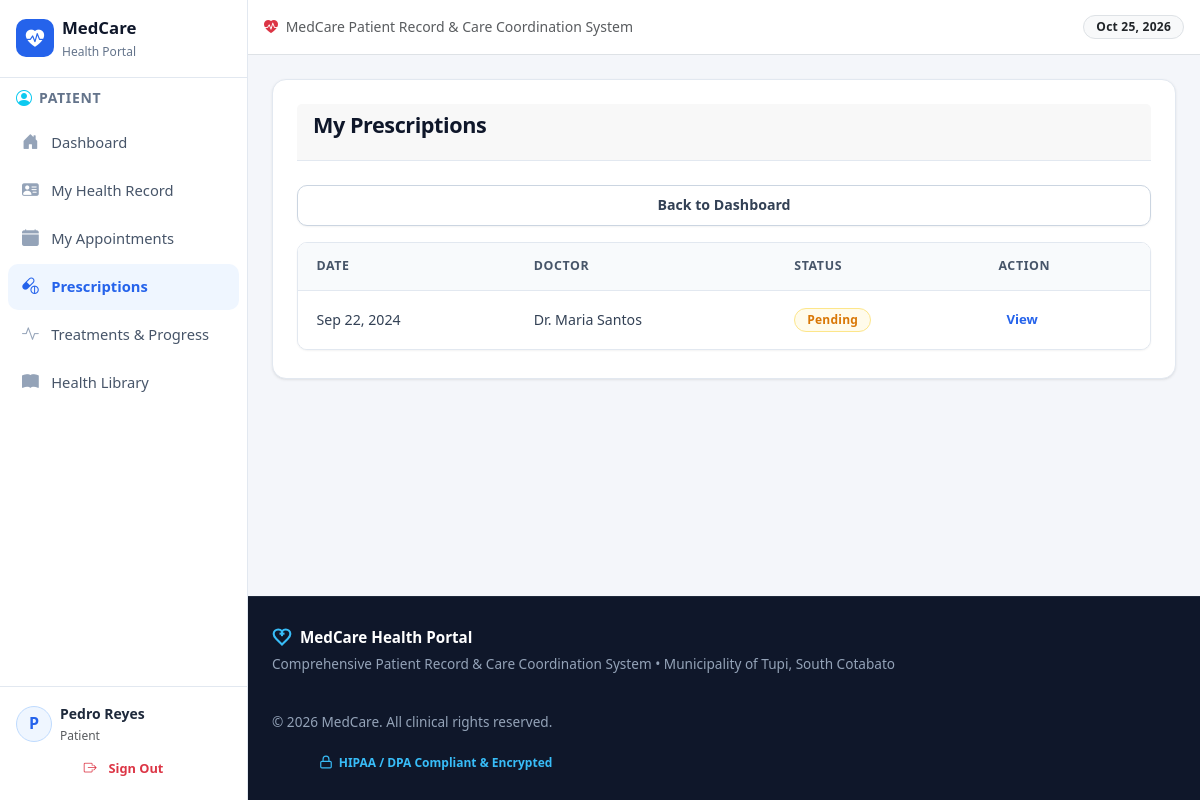
The app's page /pages/patient/prescriptions.php (signed in) with its own data.
### tables this page shows
CREATE TABLE IF NOT EXISTS `prescriptions` (
  `prescription_id` int NOT NULL AUTO_INCREMENT,
  `consultation_id` int NOT NULL,
  `patient_id` int NOT NULL,
  `doctor_id` int NOT NULL,
  `prescription_date` timestamp NULL DEFAULT CURRENT_TIMESTAMP,
  `status` enum('pending','dispensed','cancelled') DEFAULT 'pending',
  `notes` text,
  `created_at` timestamp NULL DEFAULT CURRENT_TIMESTAMP,
  `updated_at` timestamp NULL DEFAULT CURRENT_TIMESTAMP ON UPDATE CURRENT_TIMESTAMP,
  PRIMARY KEY (`prescription_id`),
  KEY `consultation_id` (`consultation_id`),
  KEY `doctor_id` (`doctor_id`),
  KEY `idx_patient` (`patient_id`),
  KEY `idx_status` (`status`)
);

CREATE TABLE IF NOT EXISTS `users` (
  `user_id` int NOT NULL AUTO_INCREMENT,
  `username` varchar(50) NOT NULL,
  `password` varchar(255) NOT NULL,
  `role` enum('doctor','staff','patient') NOT NULL,
  `email` varchar(100) DEFAULT NULL,
  `full_name` varchar(100) NOT NULL,
  `is_active` tinyint(1) DEFAULT '1',
  `created_at` timestamp NULL DEFAULT CURRENT_TIMESTAMP,
  `updated_at` timestamp NULL DEFAULT CURRENT_TIMESTAMP ON UPDATE CURRENT_TIMESTAMP,
  PRIMARY KEY (`user_id`),
  UNIQUE KEY `username` (`username`),
  KEY `idx_role` (`role`),
  KEY `idx_username` (`username`)
);

### pages/patient/prescriptions.php (the view, shortened to what this page needs)
<?php
require_once __DIR__ . '/../../includes/header.php';
$database = new Database();
$conn = $database->getConnection();
$user_id = $_SESSION['user_id'];
$query = "SELECT patient_id FROM patients WHERE user_id = ?";
$stmt = $conn->prepare($query);
$stmt->execute([$user_id]);
$patient = $stmt->fetch();
$patient_id = $patient['patient_id'];
$query = "
    SELECT p.*, u.full_name as doctor_name
    FROM prescriptions p
    JOIN users u ON p.doctor_id = u.user_id
    WHERE p.patient_id = ?
    ORDER BY p.prescription_date DESC
";
$stmt = $conn->prepare($query);
$stmt->execute([$patient_id]);
$prescriptions = $stmt->fetchAll();
?>
<div class="card">
    <div class="card-header">
        <h2>My Prescriptions</h2>
    </div>
    <div class="card-body">
        <div class="btn-group" style="margin-bottom: 1rem;">
            <a href="<?php echo BASE_URL; ?>/pages/patient/dashboard.php" class="btn btn-secondary">Back to Dashboard</a>
        </div>
        <?php if (empty($prescriptions)): ?>
            <div class="empty-state">
                <p>No prescriptions found.</p>
            </div>
        <?php else: ?>
            <div class="table-container">
                <table>
                    <thead>
                        <tr>
                            <th>Date</th>
                            <th>Doctor</th>
                            <th>Status</th>
                            <th>Action</th>
                        </tr>
                    </thead>
                    <tbody>
                        <?php foreach ($prescriptions as $prescription): ?>
                            <tr>
                                <td><?php echo date('M d, Y', strtotime($prescription['prescription_date'])); ?></td>
                                <td><?php echo htmlspecialchars($prescription['doctor_name'] ?? ''); ?></td>
                                <td>
                                    <span class="badge badge-<?php echo $prescription['status'] === 'dispensed' ? 'success' : ($prescription['status'] === 'cancelled' ? 'danger' : 'warning'); ?>">
                                        <?php echo ucfirst($prescription['status'] ?? ''); ?>
                                    </span>
                                </td>
                                <td>
                                    <a href="<?php echo BASE_URL; ?>/pages/patient/view_prescription.php?id=<?php echo $prescription['prescription_id']; ?>" class="action-link">View</a>
                                </td>
                            </tr>
                        <?php endforeach; ?>
                    </tbody>
                </table>
            </div>
        <?php endif; ?>
    </div>
</div>
<?php require_once __DIR__ . '/../../includes/footer.php'; ?>

### assets/css/style.css (style rules this page uses)
:root { --primary: #2563eb; --primary-hover: #1d4ed8; --primary-light: #eff6ff; --primary-border: #bfdbfe; --teal: #0d9488; --teal-hover: #0f766e; --teal-light: #f0fdfa; --teal-border: #99f6e4; --success: #16a34a; --success-hover: #15803d; --success-light: #f0fdf4; --success-border: #86efac; --warning: #d97706; --warning-hover: #b45309; --warning-light: #fffbeb; --warning-border: #fde68a; --danger: #dc2626; --danger-hover: #b91c1c; --danger-light: #fef2f2; --danger-border: #fca5a5; --critical: #b91c1c; --critical-light: #fee2e2; --slate-900: #0f172a; --slate-800: #1e293b; --slate-700: #334155; --slate-600: #475569; --slate-500: #64748b; --slate-400: #94a3b8; --slate-300: #cbd5e1; --slate-200: #e2e8f0; --slate-100: #f1f5f9; --slate-50: #f8fafc; --radius-sm: 6px; --radius-md: 10px; --radius-lg: 14px; --radius-xl: 20px; --radius-full: 9999px; --shadow-xs: 0 1px 2px 0 rgba(0, 0, 0, 0.05); --shadow-sm: 0 1px 3px 0 rgba(0, 0, 0, 0.08), 0 1px 2px -1px rgba(0, 0, 0, 0.05); --shadow-md: 0 4px 6px -1px rgba(0, 0, 0, 0.08), 0 2px 4px -2px rgba(0, 0, 0, 0.05); --shadow-lg: 0 10px 15px -3px rgba(0, 0, 0, 0.08), 0 4px 6px -4px rgba(0, 0, 0, 0.04); --shadow-xl: 0 20px 25px -5px rgba(0, 0, 0, 0.1), 0 8px 10px -6px rgba(0, 0, 0, 0.05); --transition-fast: 0.15s cubic-bezier(0.4, 0, 0.2, 1); --transition-normal: 0.25s cubic-bezier(0.4, 0, 0.2, 1); }
*, *::before, *::after { margin: 0; padding: 0; box-sizing: border-box; }
html { font-size: 16px; scroll-behavior: smooth; }
body { font-family: 'Plus Jakarta Sans', system-ui, -apple-system, BlinkMacSystemFont, 'Segoe UI', Roboto, Helvetica, Arial, sans-serif; line-height: 1.6; color: var(--slate-800); background-color: #f4f6fa; min-height: 100vh; display: flex; flex-direction: column; -webkit-font-smoothing: antialiased; -moz-osx-font-smoothing: grayscale; }
a { color: var(--primary); text-decoration: none; transition: color var(--transition-fast); }
.card { background: #ffffff; border-radius: var(--radius-lg); border: 1px solid var(--slate-200); padding: 1.5rem; margin-bottom: 1.5rem; box-shadow: var(--shadow-sm); transition: box-shadow var(--transition-normal), border-color var(--transition-normal); }
.card-header { display: flex; align-items: center; justify-content: space-between; flex-wrap: wrap; gap: 0.75rem; border-bottom: 1px solid var(--slate-200); padding-bottom: 0.85rem; margin-bottom: 1.25rem; }
.card-header h2 { color: var(--slate-900); font-size: 1.35rem; font-weight: 700; letter-spacing: -0.02em; }
.card-body { padding: 0.25rem 0; }
.btn { display: inline-flex; align-items: center; justify-content: center; gap: 0.5rem; padding: 0.6rem 1.25rem; border: 1px solid transparent; border-radius: var(--radius-md); font-size: 0.885rem; font-weight: 600; cursor: pointer; text-decoration: none; transition: all var(--transition-fast); font-family: inherit; line-height: 1.4; }
.btn-secondary { background: #ffffff; color: var(--slate-700); border: 1px solid var(--slate-300); box-shadow: var(--shadow-xs); }
.btn-group { display: flex; gap: 0.65rem; flex-wrap: wrap; align-items: center; }
.table-container { overflow-x: auto; border-radius: var(--radius-md); border: 1px solid var(--slate-200); background: #ffffff; box-shadow: var(--shadow-xs); }
table { width: 100%; border-collapse: separate; border-spacing: 0; background: #ffffff; }
table th { background: var(--slate-50); color: var(--slate-600); font-weight: 700; font-size: 0.775rem; text-transform: uppercase; letter-spacing: 0.05em; padding: 0.85rem 1.15rem; border-bottom: 1px solid var(--slate-200); text-align: left; white-space: nowrap; }
table td { padding: 0.9rem 1.15rem; text-align: left; border-bottom: 1px solid var(--slate-100); color: var(--slate-700); font-size: 0.885rem; vertical-align: middle; }
table tbody tr:last-child td { border-bottom: none; }
table tbody tr { transition: background var(--transition-fast); }
.action-link { display: inline-flex; align-items: center; font-weight: 600; font-size: 0.825rem; color: var(--primary); text-decoration: none; margin-right: 0.65rem; padding: 0.25rem 0.5rem; border-radius: var(--radius-sm); transition: background var(--transition-fast); }
.badge { display: inline-flex; align-items: center; gap: 0.35rem; padding: 0.3rem 0.75rem; border-radius: var(--radius-full); font-size: 0.75rem; font-weight: 700; text-transform: capitalize; letter-spacing: 0.02em; }
.badge-warning { background: var(--warning-light); color: var(--warning); border: 1px solid var(--warning-border); }

### records on screen
prescriptions: prescription_date "Sep 22, 2024", doctor.full_name "Dr. Maria Santos", status "Pending"

### other values on screen
$user_initials "P"
$user_name "Pedro Reyes"
$user_role "Patient"
